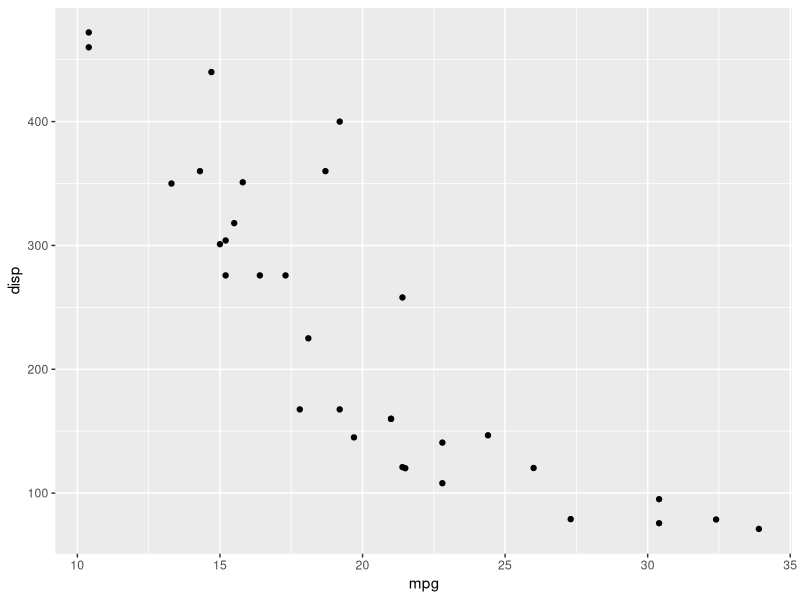
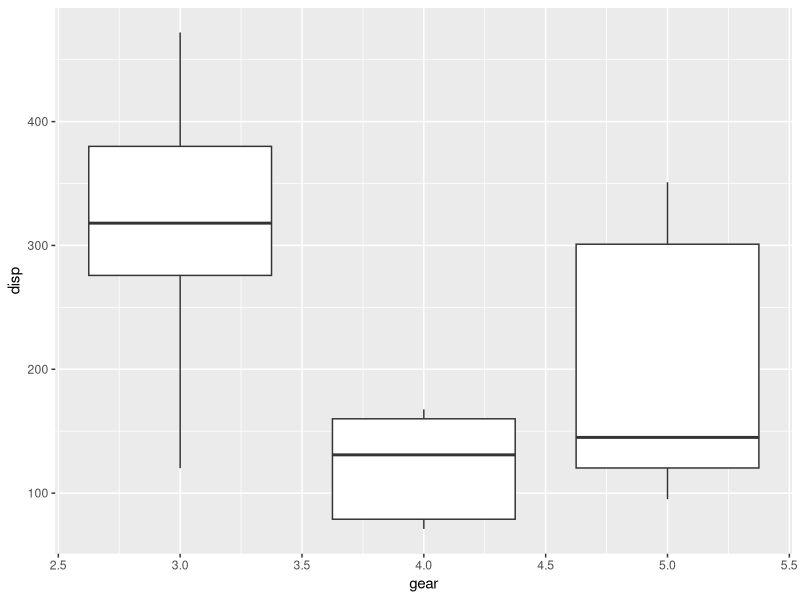
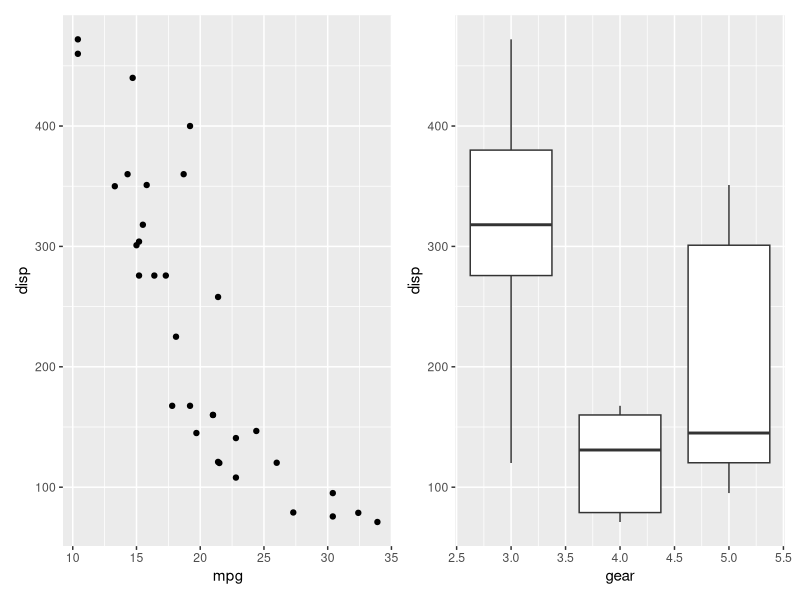
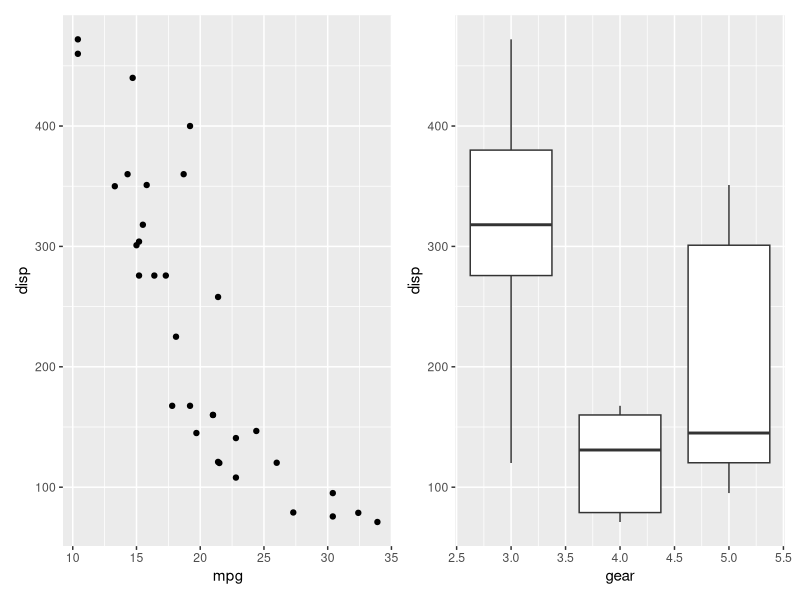
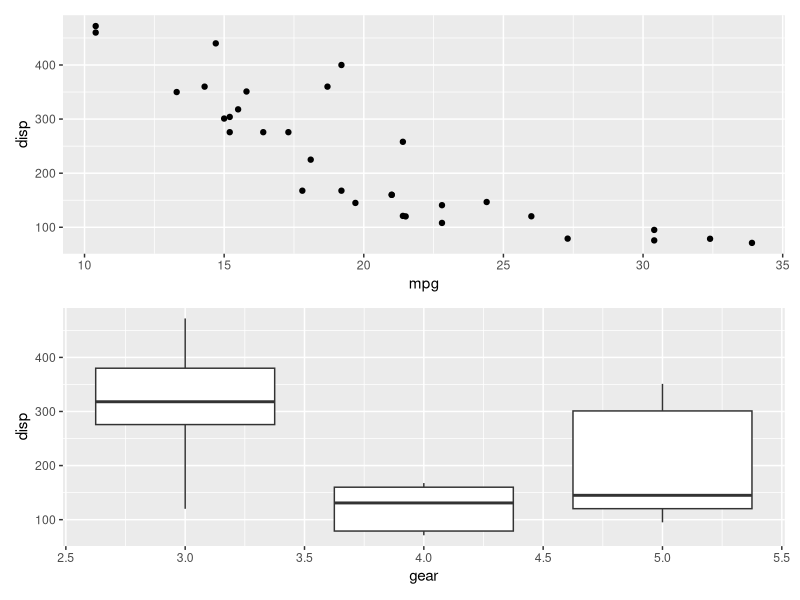
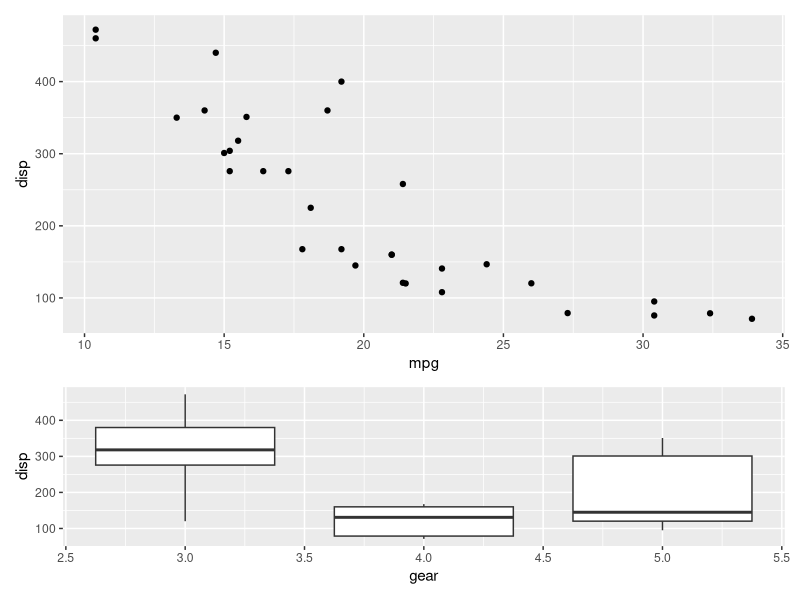
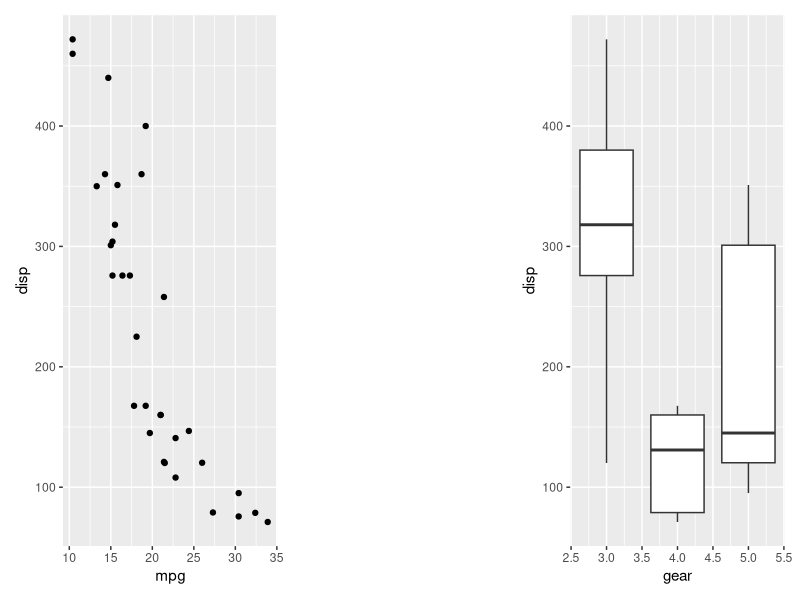
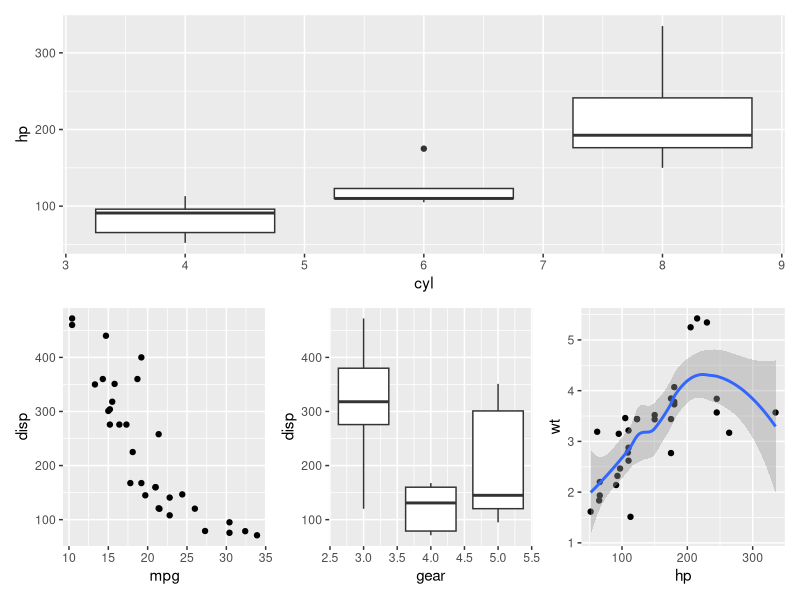

The R script that drew these images, in order:
## ---- chunk 1
knitr::opts_chunk$set(echo = TRUE)
## ---- chunk 2
library(patchwork)
library(ggplot2)

ex1 <- ggplot(data = mtcars, aes(mpg, disp)) + geom_point()
ex1
## ---- chunk 3
ex2 <- ggplot(data = mtcars, aes(gear, disp, group = gear)) + geom_boxplot()
ex2
## ---- chunk 4
ex1 + ex2
## ---- chunk 5
ggplot(data = mtcars, aes(mpg, disp)) + geom_point() + ggplot(data = mtcars, aes(gear, disp, group = gear)) + geom_boxplot()
## ---- chunk 6
ex1 + ex2 + plot_layout(ncol = 1)
## ---- chunk 7
ex1 + ex2 + plot_layout(ncol = 1, heights = c(2, 1))
## ---- chunk 8
ex1 + plot_spacer() + ex2
## ---- chunk 9
p3 <- ggplot(data = mtcars, aes(hp, wt)) + geom_point() + geom_smooth()
p4 <- ggplot(data = mtcars, aes(cyl, hp, group = cyl)) + geom_boxplot()

nested1 <- p4 + {ex1 + ex2 + p3} + plot_layout(ncol = 1)
nested1
## ---- chunk 10
nested1 + nested1
## ---- chunk 11
p4 + {ex1 + ex2 + p3} + plot_layout(ncol = 2)
